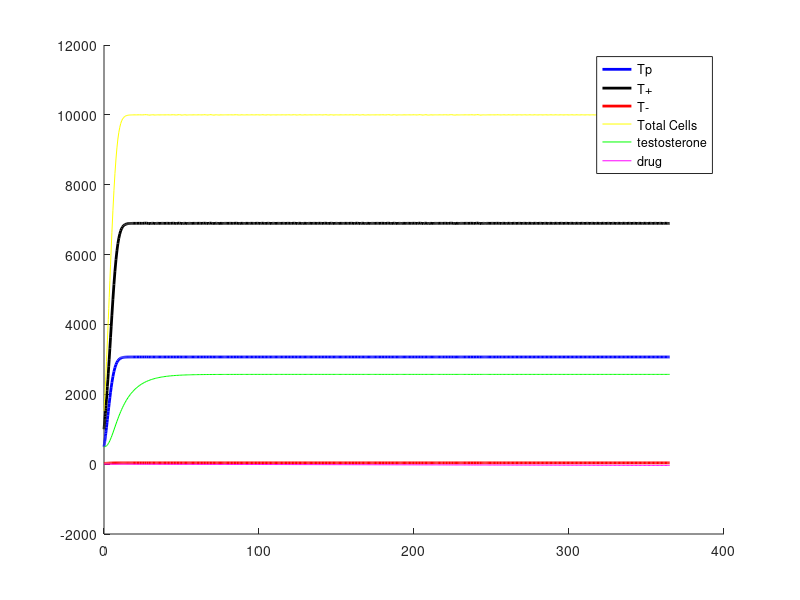

MATLAB code to generate this figure:
%MainProstateSimulODE

%This is my shot at making a prostate cancer model, with certain
%assumptions listed in the accompanying text file. Three populations,
%Producers, moochers, and independants interact, and we look at how
%medication hits them. This is the ODE version.

%Current issues: changing step changes behavior in ways it shouldn't: not
%more detail. I use step to adjust all values so that they are rates in
%terms of step rather than day (cells/day vs cells/step)

clear all;clc;clf;

%Simulation stuffs:
time= 365;           %days
%Coefficients
r_tP = 0.3;         %absolute growth rates (for tP)
r_tM =  1;
r_tI = 0.1;
testosteroneHelp = .0005;       %How much testosterone impacts tM (really same as r_tM)


drugMurder = .1;     %Drug deathliness constant (cells/time)
drugDecay  = .1;     %How much drug concentration decreases per day (1 is 100%).

testosteroneProduction = .1;                 %Units Per tP
testosteroneDecay = .1;            %1 is 100% %Test/day
testosteroneConsumption = 0.005;             %Is this a thing? UnitsTest/cell/day

K = 10000;          %Carrying capacity (cells)

%Initialize cells
tP0 = 500;           %Number of inital Producer Cells
tM0 = 1000;          %Number of Moochers
tI0 = 20;            %Number of Independants

%Actual program here%%%%%%%%%%%%%%%%%%%%%%%%%%%%%%%%%%%%%%%%%%%%%%%%%%%%
testosteroneInit = 500;
drugInit = 0;

%pop change for tP is: 
%r_tP*tP(i-1)*log(K/totalCells(i-1))                     %Gompertz growth
% - drugMurder*tP*drug(i-1)                             %Drug murder
%

%I included a testosterone factor for the moochers based on porportion of
%producers

%x is my vector:
%[Tp, T+, T-, total cells, testosterone, drugs]

func = @(t,x)[
    r_tP * x(1) * log(K/(x(1) + x(2) + x(3)));
    r_tM * x(2) * log(K/(x(1) + x(2) + x(3))) * x(4) * testosteroneHelp;
    r_tI * x(3) * log(K/(x(1) + x(2) + x(3)));
     - testosteroneDecay * x(4) + testosteroneProduction * x(1) - testosteroneConsumption * (x(1) + x(2));
    -drugDecay;
];

[t, data] = ode45(func,[0 time],[tP0, tM0, tI0, testosteroneInit, drugInit]);


%for i = 2:stepNum+1
%    tP(i) = max(    tP(i-1) + step * (r_tP * tP(i-1) * log(K/totalCells(i-1)))     ,0);
%    tM(i) = max(    tM(i-1) + step * (r_tM * tM(i-1) * log(K/totalCells(i-1)) * testosterone(i-1) * testosteroneHelp)     ,0);
%    tI(i) = max(    tI(i-1) + step * (r_tI * tI(i-1) * log(K/totalCells(i-1)))     ,0);
%    totalCells(i) = tP(i)+tM(i)+tI(i);             %Gives me total cancer
% 
%
%    drug(i) = max(  drug(i-1) + step * (- drugDecay)   ,0);        %Decays me some drugs
%    testosterone(i) = max(  testosterone(i-1) + step * ((1 - testosteroneDecay) * testosterone(i - 1) + testosteroneProduction * tP(i - 1) - testosteroneConsumption * (tM(i-1) + tP(i-1)))   ,0);
%end


%Plot totalCells, tP, tM, tI here, maybe drug
hold on
plot(t,data(:,1),'b','linewidth',2)
plot(t,data(:,2),'k','linewidth',2)
plot(t,data(:,3),'r','linewidth',2)
plot(t,data(:,1)+data(:,2) + data(:,3),'y')
plot(t,data(:,4),'g')
plot(t,data(:,5),'m')
legend('Tp','T+','T-','Total Cells','testosterone','drug')